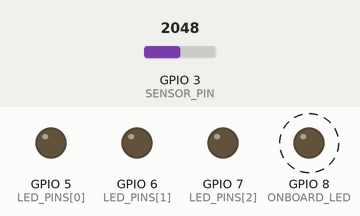
Bench run of a sketch on a simulated ESP32-S3. On the bench: output pins drawn as LEDs (lit = HIGH). Dashed ring = blinking. Inputs (shaded band) come from the test bench; at power-on: GPIO 3 (SENSOR_PIN) = 2048 (analog values on the 0–4095 scale). Pins used as bus, display or sensor lines are not drawn; what the sketch prints to the serial monitor is not drawn. At 3.0 s the program puts the board to deep sleep or switches it off; the recording ends there.

Above: at 0.05 s.
Timing chart, 0 to 3.0 s (numbered marks = the images above):
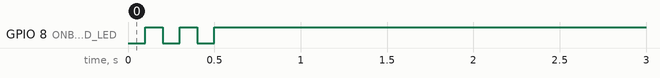

Measured:
- by itself, GPIO 8 (ONBOARD_LED): alternates HIGH for 0.10 s and LOW for 0.10 s, 5 changes in all, then stays HIGH

The sketch:

node_sketch_baseline_working_ESP32.ino
```cpp
#include <WiFi.h>
#include <esp_now.h>
#include <esp_wifi.h>
#include <esp_sleep.h>
#include <driver/gpio.h>

// ---- Settings ----
const bool DEBUG_MODE = false;        // true = stay awake | false = deep sleep
const bool BATTERY_TEST = false;      // true = no testing delays/blinks, 60 s sleep
const uint8_t NODE_ID = 1;
int DRY_VALUE = 3310;
int WET_VALUE = 1615;
const uint64_t SLEEP_SECONDS = BATTERY_TEST ? 60 : 10;

// LED settings (these are the ones the app will control later)
const bool LED_ENABLED = true;        // false = LED never lights, saves battery
const bool LED_IS_RGB = true;         // false = plain LED on pin 5 | true = RGB on pins 5, 6, 7
const bool LED_COMMON_ANODE = false;  // true if the shared leg goes to 3V3
const int LED_DRY_THRESHOLD = 30;     // LED lights only below this moisture percent
const int LED_BRIGHTNESS = 100;       // 0-100 percent (RGB mode only)
const int LED_ON_MS = 3000;           // how long it stays lit each wake
const uint8_t COLOR_VERY_DRY[3]     = {255, 0, 0};     // red at 0% moisture
const uint8_t COLOR_AT_THRESHOLD[3] = {255, 140, 0};   // orange just below the threshold
// ------------------

const int SENSOR_PIN = 3;
const int SENSOR_POWER_PIN = 4;
const int LED_PINS[3] = {5, 6, 7};    // red, green, blue
const int ONBOARD_LED = 8;
RTC_DATA_ATTR int wakeCount = 0;

uint8_t hubAddress[] = {0x68, 0x9D, 0xD2, 0x79, 0x89, 0x4C};

typedef struct {
  uint8_t nodeId;
  int raw;
  int percent;
} Reading;

volatile bool sendDone = false;
volatile bool sendOk = false;
int lastPercent = 0;

void onSent(const wifi_tx_info_t *info, esp_now_send_status_t status) {
  sendOk = (status == ESP_NOW_SEND_SUCCESS);
  sendDone = true;
}

void setChannel(int i, int value) {
  analogWrite(LED_PINS[i], LED_COMMON_ANODE ? 255 - value : value);
}

void showLed(int percent) {
  if (!LED_IS_RGB) {
    // Plain on/off LED on pin 5
    gpio_hold_dis((gpio_num_t)LED_PINS[0]);
    pinMode(LED_PINS[0], OUTPUT);
    digitalWrite(LED_PINS[0], HIGH);
    return;
  }
  // 0% = very dry color, at the threshold = the threshold color
  float t = constrain(percent / (float)LED_DRY_THRESHOLD, 0.0, 1.0);
  for (int i = 0; i < 3; i++) {
    gpio_hold_dis((gpio_num_t)LED_PINS[i]);
    float v = COLOR_VERY_DRY[i] + (COLOR_AT_THRESHOLD[i] - COLOR_VERY_DRY[i]) * t;
    v = v * LED_BRIGHTNESS / 100.0;
    setChannel(i, (int)v);
  }
}

void ledOff() {
  for (int i = 0; i < 3; i++) {
    setChannel(i, 0);
    pinMode(LED_PINS[i], OUTPUT);
    digitalWrite(LED_PINS[i], LED_IS_RGB && LED_COMMON_ANODE ? HIGH : LOW);
  }
}

void showLedIfDry() {
  if (!LED_ENABLED) return;
  if (lastPercent < LED_DRY_THRESHOLD) {
    Serial.printf("[Node %d] Plant is dry (%d%% < %d%%): LED on\n",
                  NODE_ID, lastPercent, LED_DRY_THRESHOLD);
    showLed(lastPercent);
    delay(LED_ON_MS);
    ledOff();
  } else {
    Serial.printf("[Node %d] Moisture OK (%d%%): LED stays off\n", NODE_ID, lastPercent);
  }
}

void sendReading() {
  gpio_hold_dis((gpio_num_t)SENSOR_POWER_PIN);
  pinMode(SENSOR_POWER_PIN, OUTPUT);

  analogReadResolution(12);
  analogSetAttenuation(ADC_11db);

  digitalWrite(SENSOR_POWER_PIN, HIGH);
  delay(200);
  long total = 0;
  for (int i = 0; i < 10; i++) {
    total += analogRead(SENSOR_PIN);
    delay(10);
  }
  digitalWrite(SENSOR_POWER_PIN, LOW);

  int raw = total / 10;
  int percent = constrain(map(raw, DRY_VALUE, WET_VALUE, 0, 100), 0, 100);
  lastPercent = percent;
  Serial.printf("[Node %d] Raw: %d | Moisture: %d%%\n", NODE_ID, raw, percent);

  WiFi.mode(WIFI_STA);
  delay(100);
  WiFi.setTxPower(WIFI_POWER_8_5dBm);
  esp_wifi_set_promiscuous(true);
  esp_wifi_set_channel(1, WIFI_SECOND_CHAN_NONE);
  esp_wifi_set_promiscuous(false);

  if (esp_now_init() != ESP_OK) {
    Serial.println("[Node] ESP-NOW init FAILED");
    return;
  }
  esp_now_register_send_cb(onSent);

  esp_now_peer_info_t peer = {};
  memcpy(peer.peer_addr, hubAddress, 6);
  peer.channel = 1;
  peer.encrypt = false;
  esp_now_add_peer(&peer);

  sendDone = false;
  Reading r = {NODE_ID, raw, percent};
  esp_now_send(hubAddress, (uint8_t *)&r, sizeof(r));

  unsigned long start = millis();
  while (!sendDone && millis() - start < 500) delay(5);
  Serial.printf("[Node %d] Delivery: %s\n", NODE_ID, sendOk ? "SUCCESS" : "FAILED");

  esp_now_deinit();
}

void setup() {
  Serial.begin(115200);

  pinMode(ONBOARD_LED, OUTPUT);
  digitalWrite(ONBOARD_LED, HIGH);  // onboard LED off
  for (int i = 0; i < 3; i++) gpio_hold_dis((gpio_num_t)LED_PINS[i]);
  ledOff();

  if (DEBUG_MODE) {
    delay(3000);  // time to open the Serial Monitor
    return;       // loop() handles it in debug mode
  }

  wakeCount++;

  if (!BATTERY_TEST) {
    // Testing aids: three blinks and a pause so the USB port can reappear
    for (int i = 0; i < 3; i++) {
      digitalWrite(ONBOARD_LED, LOW);
      delay(100);
      digitalWrite(ONBOARD_LED, HIGH);
      delay(100);
    }
    delay(2000);
  }

  Serial.printf("[Node %d] WOKE UP (wake #%d)\n", NODE_ID, wakeCount);

  sendReading();
  showLedIfDry();

  Serial.printf("[Node %d] Sleeping %d s\n", NODE_ID, (int)SLEEP_SECONDS);
  Serial.flush();

  for (int i = 0; i < 3; i++) gpio_hold_en((gpio_num_t)LED_PINS[i]);
  gpio_hold_en((gpio_num_t)SENSOR_POWER_PIN);
  gpio_deep_sleep_hold_en();
  esp_sleep_enable_timer_wakeup(SLEEP_SECONDS * 1000000ULL);
  esp_deep_sleep_start();
}

void loop() {
  // Only reached in debug mode
  sendReading();
  showLedIfDry();
  delay(SLEEP_SECONDS * 1000);
}
```
